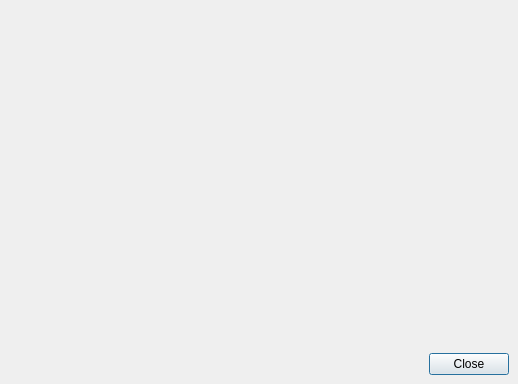
<?xml version="1.0" encoding="UTF-8"?>
<ui version="4.0">
 <class>dialog_about</class>
 <widget class="QDialog" name="dialog_about">
  <property name="geometry">
   <rect>
    <x>0</x>
    <y>0</y>
    <width>518</width>
    <height>384</height>
   </rect>
  </property>
  <property name="windowTitle">
   <string>About Sujeongku &lt;3</string>
  </property>
  <layout class="QVBoxLayout" name="verticalLayout">
   <property name="leftMargin">
    <number>9</number>
   </property>
   <property name="topMargin">
    <number>0</number>
   </property>
   <property name="rightMargin">
    <number>9</number>
   </property>
   <property name="bottomMargin">
    <number>9</number>
   </property>
   <item>
    <widget class="QLabel" name="image_sujeong">
     <property name="text">
      <string/>
     </property>
     <property name="pixmap">
      <pixmap resource="resource.qrc">:/image/sujeongku.png</pixmap>
     </property>
     <property name="scaledContents">
      <bool>false</bool>
     </property>
     <property name="alignment">
      <set>Qt::AlignLeading|Qt::AlignLeft|Qt::AlignTop</set>
     </property>
    </widget>
   </item>
   <item>
    <widget class="QDialogButtonBox" name="buttonBox">
     <property name="orientation">
      <enum>Qt::Horizontal</enum>
     </property>
     <property name="standardButtons">
      <set>QDialogButtonBox::Close</set>
     </property>
    </widget>
   </item>
  </layout>
 </widget>
 <resources>
  <include location="resource.qrc"/>
 </resources>
 <connections>
  <connection>
   <sender>buttonBox</sender>
   <signal>accepted()</signal>
   <receiver>dialog_about</receiver>
   <slot>accept()</slot>
   <hints>
    <hint type="sourcelabel">
     <x>248</x>
     <y>254</y>
    </hint>
    <hint type="destinationlabel">
     <x>157</x>
     <y>274</y>
    </hint>
   </hints>
  </connection>
  <connection>
   <sender>buttonBox</sender>
   <signal>rejected()</signal>
   <receiver>dialog_about</receiver>
   <slot>reject()</slot>
   <hints>
    <hint type="sourcelabel">
     <x>316</x>
     <y>260</y>
    </hint>
    <hint type="destinationlabel">
     <x>286</x>
     <y>274</y>
    </hint>
   </hints>
  </connection>
 </connections>
</ui>
